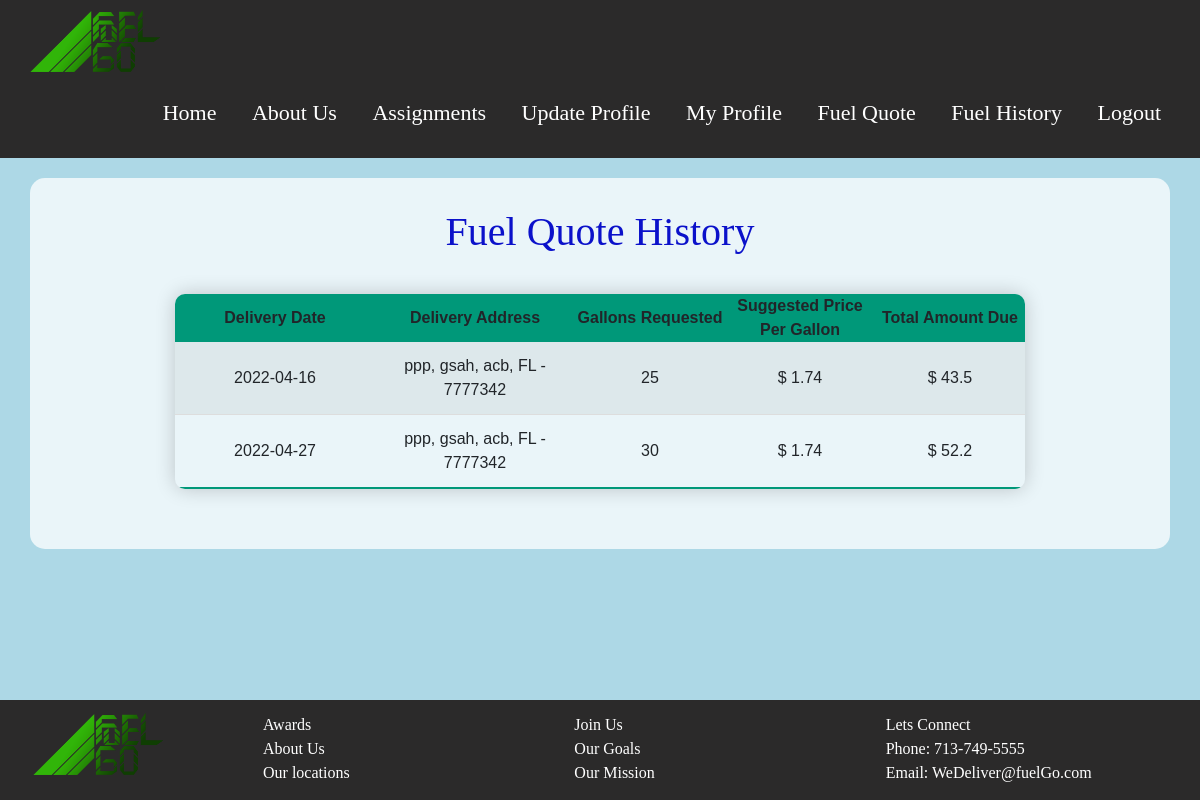
Page /fuel-quote-history (signed in) on the committed database.
### Fuel_Go/models.py (models this page shows)
class Quote(db.Model):
    id = db.Column(db.Integer, primary_key=True)
    date = db.Column(db.String(100))
    delivery_address = db.Column(db.String(100))
    gallons_requested = db.Column(db.String(100))
    suggest_price = db.Column(db.String(10))
    total_price = db.Column(db.String(100))
    user_id = db.Column(db.Integer, db.ForeignKey('user.id'))

### Fuel_Go/views.py (the view)
@views.route('/fuel-quote-history', methods=['GET', 'POST'])
def fuel_quote_history():
    user = User.query.get(current_user.id)
    history_list = user.user_quote
    return render_template("quotehistory.html", user=current_user, history_list=history_list)

### Fuel_Go/__init__.py (called while the page is built)
def create_app():
    app = Flask(__name__)
    app.config['SECRET_KEY'] = 'xnskcndkv'
    app.config['SQLALCHEMY_DATABASE_URI'] = f'sqlite:///{DB_NAME}'
    db.init_app(app)
    from .views import views
    from .auth import auth
    app.register_blueprint(views, url_prefix='/')
    app.register_blueprint(auth, url_prefix='/')
    from .models import User, Profile, Quote
    create_database(app)
    login_manager = LoginManager()
    login_manager.login_view = 'auth.login'
    login_manager.init_app(app)
    @login_manager.user_loader
    def load_user(id):
        return User.query.get(int(id))
    return app

### Fuel_Go/Templates/quotehistory.html (shortened to what this page needs)
{% extends "base.html" %}
{% block content%}
<head>
<link rel="stylesheet" type="text/css" href="../static/Styles/styling.css">
</head>
<form method = "POST">
<body>
        <center> <h1 style="color: rgb(11, 17, 202); font-family: Yeseva One;">Fuel Quote History</h1> </center>
        <div class="tablebox">
          <center>
            <table>
                <thead>
                  <tr>
                      <center>
                      <th style="width: 200px;">Delivery Date</th>
                      <th style="width: 200px;">Delivery Address</th>
                      <th style="width: 150px;">Gallons Requested</th>
                      <th style="width: 150px;">Suggested Price Per Gallon</th>
                      <th style="width: 150px;">Total Amount Due</th>
                      </center>
                  </tr>
                  </thead>
                <tbody>
                  {% for order in history_list %}
                    <tr>
                      <td>{{ order.date }}</td>
                      <td>{{ order.delivery_address }}</td>
                      <td>{{ order.gallons_requested }}</td>
                      <td>$ {{ order.suggest_price }}</td>
                      <td>$ {{ order.total_price }}</td>
                    </tr>
                  {% endfor %}
                </tbody>
            </table>
          </center>
        </div>
</body>
</form>
{% endblock %}

### Fuel_Go/Templates/base.html (shortened to what this page needs)
<!DOCTYPE html>
<html>
  <head>
  <link rel="stylesheet" href="{{ url_for('static',filename='styles/styling.css') }}">
  <header>
    <a href="/homepage">
        <img src="static/images/LOGO2.png" alt="" class="header-logo">
    </a>
    <link
      rel="stylesheet"
      href="https://stackpath.bootstrapcdn.com/bootstrap/4.4.1/css/bootstrap.min.css"
    >
    <link
      rel="stylesheet"
      href="https://stackpath.bootstrapcdn.com/font-awesome/4.7.0/css/font-awesome.min.css"
    >
  </head>
  <body>
    <nav style="float: right;">
      {% if user.is_authenticated %}
      <a href="/homepage">Home <span class="sr-only">(current)</span></a>
      <a href="/Aboutus">About Us <span class="sr-only">(current)</span></a>
      <a href="/Assignments">Assignments <span class="sr-only">(current)</span></a>
      <a href="/profilepage">Update Profile <span class="sr-only">(current)</span></a>
      <a href="/viewprofile">My Profile <span class="sr-only">(current)</span></a>
      <a href="/fuel-quote">Fuel Quote <span class="sr-only">(current)</span></a>
      <a href="/fuel-quote-history">Fuel History <span class="sr-only">(current)</span></a>
      <a href="/logout">Logout <span class="sr-only">(current)</span></a>
      {% endif %}
    </nav>
    <div class="container">{% block content %} {% endblock %}</div>
  </body>
  <body>
    <footer>
        <a href="/homepage">
          <img src="static/images/LOGO2.png" alt="" class="footer-logo">
        </a>
      <div class = "footer-container">
        <div class = "box">Awards</div>
        <div class = "box">Join Us</div>
        <div class = "box">Lets Connect</div>
        <div class = "box">About Us</div>
        <div class = "box">Our Goals</div>
        <div class = "box">Phone: 713-749-5555</div>
        <div class = "box">Our locations</div>
        <div class = "box">Our Mission</div>
        <div class = "box">Email: WeDeliver@fuelGo.com</div>
      </div>
    </footer>
  </body>
</html>

### Fuel_Go/static/styles/styling.css (style rules this page uses)
body { font-family: Calibri, Helvetica, sans-serif; background-color: lightblue; margin: 0; padding: 20; background-image: url("../images/Roads2.jpg"); background-repeat: no-repeat; background-size: cover; }
header { background: rgb(43, 42, 42); padding-bottom: 0.3rem; margin-bottom: 20px; }
header::after { content: ''; display: table; clear: both; }
.header-logo { padding-top: 10px; padding-left: 30px; width: 10rem; float: left; }
nav { margin-top: 0px; padding: 24px; background:rgb(43, 42, 42);; }
nav a { transition: 0.3s ease; color: white; font-size: 22px; font-family: 'Gill Sans'; text-decoration: none; border-top: 4px solid transparent; border-bottom: 4px solid transparent; padding: 20px 10px; margin: 0 5px; position: static; }
.box { width: auto; height: auto; font-family: 'Gill Sans'; }
.footer-container { padding-top: 10px; padding-left: 100px; display: grid; grid-template-columns: 1fr 1fr 1fr; }
footer { padding-top: 20px; position: fixed; bottom: 0; left: 0; right: 0; height: 100px; padding: 3px; background-color: rgb(0, 0, 0); background-color: rgb(43, 42, 42); color: white; }
footer::after { content: ''; display: table; clear: both; }
.footer-logo { padding-top: 10px; padding-bottom: 10px; padding-left: 30px; width: 10rem; float: left; }
.container { height:auto; width: auto; margin: auto; padding: 30px; padding-bottom: auto; background: rgba(255, 255, 255, 0.75); border-radius: 15px ; }
table { border-radius: 10px 10px 10px 10px; overflow: hidden; box-shadow: 0 0 20px rgba(0,0,0,0.20); text-align: center; width: auto; }
.tablebox { width: auto; overflow: auto; margin: auto; padding: 30px; }
.tablebox thead tr { background-color: #009879; }
.tablebox tbody tr { border-bottom: 1px solid #dddddd; }
.tablebox tbody tr:nth-of-type(odd) { background-color: #0808080e; }
.tablebox tbody tr:last-of-type { border-bottom: 2px solid #009879; }
.tablebox2 th, td { padding: 12px 15px; }
* { margin: 0; padding: 0; box-sizing: border-box; font-family: 'Poppins', sans-serif; }

### rows in the picture
Quote: date "2022-04-16", delivery_address "ppp, gsah, acb, FL - 7777342", gallons_requested "25", suggest_price "1.74", total_price "43.5"
Quote: date "2022-04-27", delivery_address "ppp, gsah, acb, FL - 7777342", gallons_requested "30", suggest_price "1.74", total_price "52.2"
